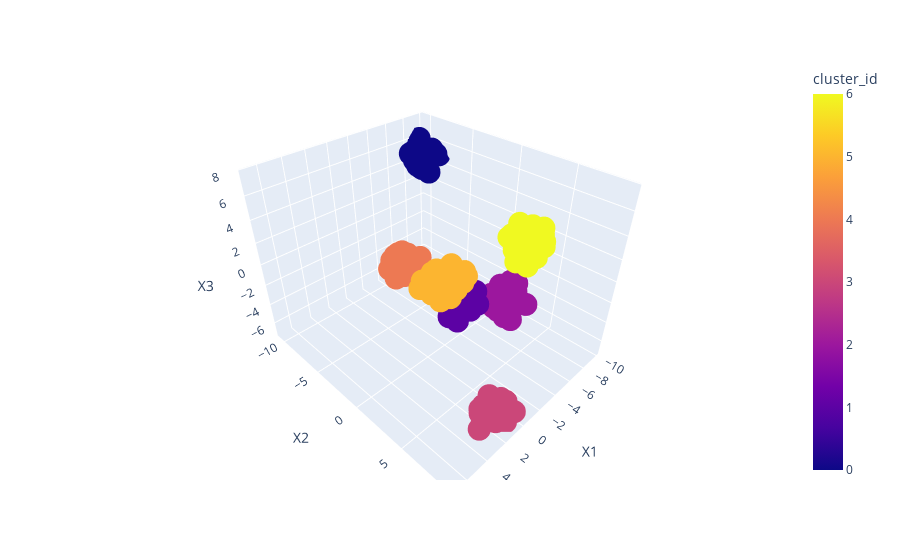

Notebook code for this chart:
### Code cell
fig = px.scatter_3d(df, x='X1', y='X2', z='X3',
              color='cluster_id')
fig.show()

### Figure 1 — Plotly figure (JSON) as saved in the notebook; plotly's stock layout.template omitted (floating-point values rounded to 4 significant figures; data arrays with more than 128 entries replaced by an {"elided": "..."} marker saying what was removed)
{"data": [{"hovertemplate": "X1=%{x}<br>X2=%{y}<br>X3=%{z}<br>cluster_id=%{marker.color}<extra></extra>", "legendgroup": "", "marker": {"color": {"elided": "300 int values"}, "coloraxis": "coloraxis", "symbol": "circle"}, "mode": "markers", "name": "", "scene": "scene", "showlegend": false, "type": "scatter3d", "x": {"elided": "300 float values"}, "y": {"elided": "300 float values"}, "z": {"elided": "300 float values"}}], "layout": {"coloraxis": {"colorbar": {"title": {"text": "cluster_id"}}, "colorscale": [[0, "#0d0887"], [0.1111, "#46039f"], [0.2222, "#7201a8"], [0.3333, "#9c179e"], [0.4444, "#bd3786"], [0.5556, "#d8576b"], [0.6667, "#ed7953"], [0.7778, "#fb9f3a"], [0.8889, "#fdca26"], [1, "#f0f921"]]}, "legend": {"tracegroupgap": 0}, "margin": {"t": 60}, "scene": {"domain": {"x": [0, 1], "y": [0, 1]}, "xaxis": {"title": {"text": "X1"}}, "yaxis": {"title": {"text": "X2"}}, "zaxis": {"title": {"text": "X3"}}}}}
